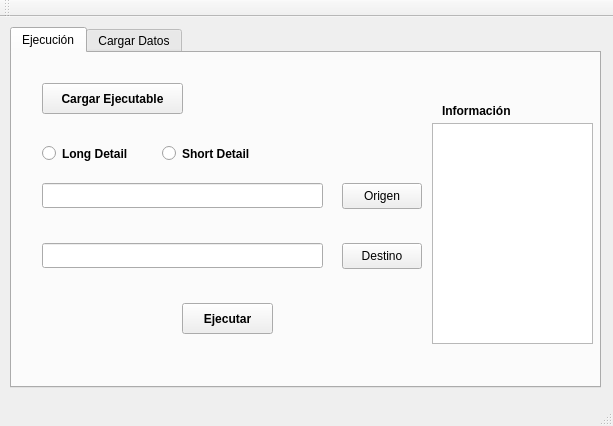
<?xml version="1.0" encoding="UTF-8"?>
<ui version="4.0">
 <class>MainWindow</class>
 <widget class="QMainWindow" name="MainWindow">
  <property name="geometry">
   <rect>
    <x>0</x>
    <y>0</y>
    <width>613</width>
    <height>426</height>
   </rect>
  </property>
  <property name="windowTitle">
   <string>MainWindow</string>
  </property>
  <widget class="QWidget" name="centralWidget">
   <widget class="QTabWidget" name="tabWidget">
    <property name="geometry">
     <rect>
      <x>10</x>
      <y>10</y>
      <width>591</width>
      <height>361</height>
     </rect>
    </property>
    <property name="currentIndex">
     <number>0</number>
    </property>
    <widget class="QWidget" name="tab">
     <attribute name="title">
      <string>Ejecución</string>
     </attribute>
     <widget class="QLineEdit" name="txtDestino">
      <property name="geometry">
       <rect>
        <x>30</x>
        <y>190</y>
        <width>281</width>
        <height>25</height>
       </rect>
      </property>
     </widget>
     <widget class="QPushButton" name="btnCargarExe">
      <property name="geometry">
       <rect>
        <x>30</x>
        <y>30</y>
        <width>141</width>
        <height>31</height>
       </rect>
      </property>
      <property name="font">
       <font>
        <weight>75</weight>
        <bold>true</bold>
       </font>
      </property>
      <property name="text">
       <string>Cargar Ejecutable</string>
      </property>
     </widget>
     <widget class="QRadioButton" name="btnSD">
      <property name="geometry">
       <rect>
        <x>150</x>
        <y>90</y>
        <width>111</width>
        <height>21</height>
       </rect>
      </property>
      <property name="font">
       <font>
        <weight>75</weight>
        <bold>true</bold>
       </font>
      </property>
      <property name="text">
       <string>Short Detail</string>
      </property>
     </widget>
     <widget class="QLineEdit" name="txtOrigen">
      <property name="geometry">
       <rect>
        <x>30</x>
        <y>130</y>
        <width>281</width>
        <height>25</height>
       </rect>
      </property>
     </widget>
     <widget class="QRadioButton" name="btnLD">
      <property name="geometry">
       <rect>
        <x>30</x>
        <y>90</y>
        <width>111</width>
        <height>21</height>
       </rect>
      </property>
      <property name="font">
       <font>
        <weight>75</weight>
        <bold>true</bold>
       </font>
      </property>
      <property name="text">
       <string>Long Detail</string>
      </property>
     </widget>
     <widget class="QPushButton" name="btnDestino">
      <property name="geometry">
       <rect>
        <x>330</x>
        <y>190</y>
        <width>80</width>
        <height>26</height>
       </rect>
      </property>
      <property name="text">
       <string>Destino</string>
      </property>
     </widget>
     <widget class="QPushButton" name="btnOrigen">
      <property name="geometry">
       <rect>
        <x>330</x>
        <y>130</y>
        <width>80</width>
        <height>26</height>
       </rect>
      </property>
      <property name="text">
       <string>Origen</string>
      </property>
     </widget>
     <widget class="QPushButton" name="btnEJECUTAR">
      <property name="geometry">
       <rect>
        <x>170</x>
        <y>250</y>
        <width>91</width>
        <height>31</height>
       </rect>
      </property>
      <property name="font">
       <font>
        <weight>75</weight>
        <bold>true</bold>
       </font>
      </property>
      <property name="text">
       <string>Ejecutar</string>
      </property>
     </widget>
     <widget class="QPlainTextEdit" name="plainTextEdit">
      <property name="geometry">
       <rect>
        <x>420</x>
        <y>70</y>
        <width>161</width>
        <height>221</height>
       </rect>
      </property>
      <property name="readOnly">
       <bool>true</bool>
      </property>
     </widget>
     <widget class="QLabel" name="label">
      <property name="geometry">
       <rect>
        <x>430</x>
        <y>50</y>
        <width>101</width>
        <height>16</height>
       </rect>
      </property>
      <property name="font">
       <font>
        <weight>75</weight>
        <bold>true</bold>
       </font>
      </property>
      <property name="text">
       <string>Información</string>
      </property>
     </widget>
    </widget>
    <widget class="QWidget" name="tab_2">
     <attribute name="title">
      <string>Cargar Datos</string>
     </attribute>
     <widget class="QPlainTextEdit" name="txtAllCharacters">
      <property name="geometry">
       <rect>
        <x>10</x>
        <y>30</y>
        <width>211</width>
        <height>301</height>
       </rect>
      </property>
      <property name="readOnly">
       <bool>true</bool>
      </property>
     </widget>
     <widget class="QLabel" name="label_2">
      <property name="geometry">
       <rect>
        <x>10</x>
        <y>10</y>
        <width>201</width>
        <height>20</height>
       </rect>
      </property>
      <property name="font">
       <font>
        <weight>75</weight>
        <bold>true</bold>
       </font>
      </property>
      <property name="text">
       <string>Caracteres y Frecuencia (All)</string>
      </property>
     </widget>
     <widget class="QWidget" name="gridLayoutWidget">
      <property name="geometry">
       <rect>
        <x>240</x>
        <y>120</y>
        <width>171</width>
        <height>204</height>
       </rect>
      </property>
      <layout class="QGridLayout" name="gridLayout">
       <item row="0" column="0">
        <widget class="QLabel" name="lblCantidadLetras">
         <property name="font">
          <font>
           <weight>75</weight>
           <bold>true</bold>
          </font>
         </property>
         <property name="text">
          <string>Cantidad de Letras</string>
         </property>
        </widget>
       </item>
       <item row="1" column="0">
        <widget class="QLineEdit" name="txtCantLetras">
         <property name="readOnly">
          <bool>true</bool>
         </property>
        </widget>
       </item>
       <item row="2" column="0">
        <widget class="QLabel" name="lblCantidadNumeros">
         <property name="font">
          <font>
           <weight>75</weight>
           <bold>true</bold>
          </font>
         </property>
         <property name="text">
          <string>Cantidad de Números</string>
         </property>
        </widget>
       </item>
       <item row="3" column="0">
        <widget class="QLineEdit" name="txtCantNumeros">
         <property name="readOnly">
          <bool>true</bool>
         </property>
        </widget>
       </item>
       <item row="6" column="0">
        <widget class="QLabel" name="lblCaracteresEspeciales">
         <property name="font">
          <font>
           <weight>75</weight>
           <bold>true</bold>
          </font>
         </property>
         <property name="text">
          <string>Cant. Caracteres Espec.</string>
         </property>
        </widget>
       </item>
       <item row="7" column="0">
        <widget class="QLineEdit" name="txtCaracteresEspeciales">
         <property name="readOnly">
          <bool>true</bool>
         </property>
        </widget>
       </item>
       <item row="4" column="0">
        <widget class="QLabel" name="labelTipo_2">
         <property name="font">
          <font>
           <weight>75</weight>
           <bold>true</bold>
          </font>
         </property>
         <property name="text">
          <string>Suma de Números</string>
         </property>
        </widget>
       </item>
       <item row="5" column="0">
        <widget class="QLineEdit" name="txtSumaNumeros">
         <property name="readOnly">
          <bool>true</bool>
         </property>
        </widget>
       </item>
      </layout>
     </widget>
     <widget class="QPushButton" name="btnCargarDatosEstadist">
      <property name="geometry">
       <rect>
        <x>260</x>
        <y>20</y>
        <width>131</width>
        <height>31</height>
       </rect>
      </property>
      <property name="font">
       <font>
        <weight>75</weight>
        <bold>true</bold>
       </font>
      </property>
      <property name="text">
       <string>Cargar Archivo</string>
      </property>
     </widget>
     <widget class="QLabel" name="lblMayorFrecuencia">
      <property name="geometry">
       <rect>
        <x>430</x>
        <y>0</y>
        <width>121</width>
        <height>24</height>
       </rect>
      </property>
      <property name="font">
       <font>
        <weight>75</weight>
        <bold>true</bold>
       </font>
      </property>
      <property name="text">
       <string>Mayor Frecuencia</string>
      </property>
     </widget>
     <widget class="QLabel" name="lblMenorFrecuencia">
      <property name="geometry">
       <rect>
        <x>430</x>
        <y>170</y>
        <width>121</width>
        <height>25</height>
       </rect>
      </property>
      <property name="font">
       <font>
        <weight>75</weight>
        <bold>true</bold>
       </font>
      </property>
      <property name="text">
       <string>Menor Frecuencia</string>
      </property>
     </widget>
     <widget class="QPlainTextEdit" name="txtMayorFrecuencia">
      <property name="geometry">
       <rect>
        <x>430</x>
        <y>20</y>
        <width>131</width>
        <height>141</height>
       </rect>
      </property>
      <property name="readOnly">
       <bool>true</bool>
      </property>
     </widget>
     <widget class="QPlainTextEdit" name="txtMenorFrecuencia">
      <property name="geometry">
       <rect>
        <x>430</x>
        <y>190</y>
        <width>131</width>
        <height>141</height>
       </rect>
      </property>
      <property name="readOnly">
       <bool>true</bool>
      </property>
     </widget>
     <widget class="QLabel" name="labelTipo">
      <property name="geometry">
       <rect>
        <x>240</x>
        <y>70</y>
        <width>169</width>
        <height>15</height>
       </rect>
      </property>
      <property name="font">
       <font>
        <weight>75</weight>
        <bold>true</bold>
       </font>
      </property>
      <property name="text">
       <string>Tipo Lectura</string>
      </property>
     </widget>
     <widget class="QLineEdit" name="txtTipoArchivo">
      <property name="geometry">
       <rect>
        <x>240</x>
        <y>90</y>
        <width>169</width>
        <height>25</height>
       </rect>
      </property>
      <property name="readOnly">
       <bool>true</bool>
      </property>
     </widget>
    </widget>
   </widget>
  </widget>
  <widget class="QMenuBar" name="menuBar">
   <property name="geometry">
    <rect>
     <x>0</x>
     <y>0</y>
     <width>613</width>
     <height>23</height>
    </rect>
   </property>
  </widget>
  <widget class="QToolBar" name="mainToolBar">
   <attribute name="toolBarArea">
    <enum>TopToolBarArea</enum>
   </attribute>
   <attribute name="toolBarBreak">
    <bool>false</bool>
   </attribute>
  </widget>
  <widget class="QStatusBar" name="statusBar"/>
 </widget>
 <layoutdefault spacing="6" margin="11"/>
 <resources/>
 <connections/>
</ui>
